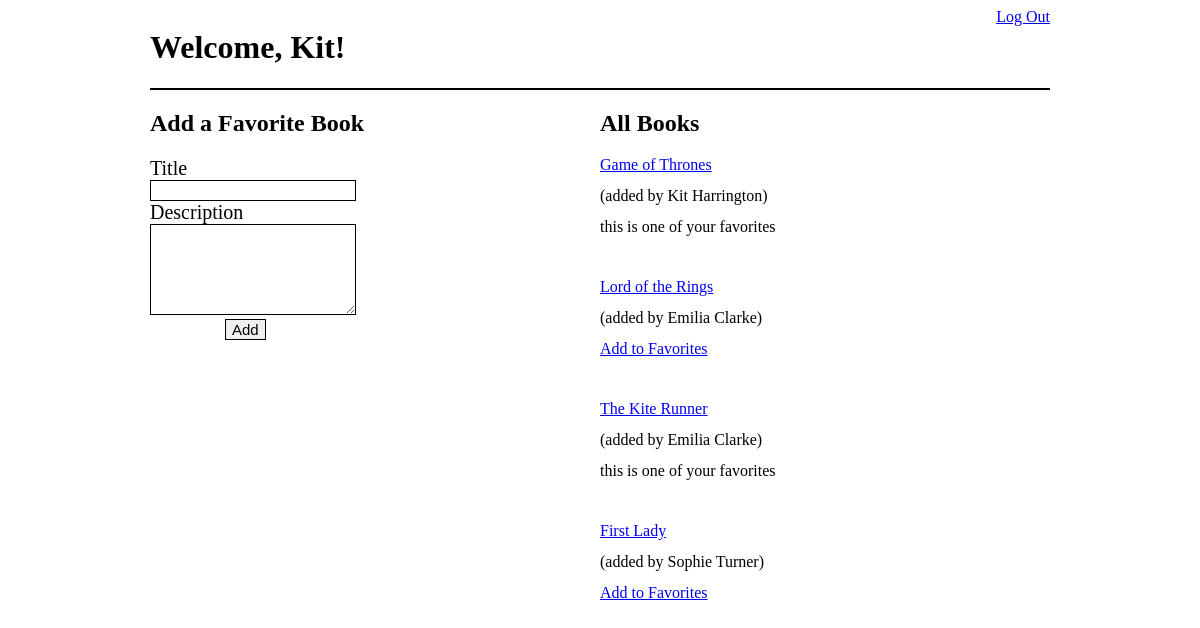
Page /books/ (signed in) on the committed database.
### log_reg_app/models.py (models this page shows)
class User(models.Model):
    first_name = models.CharField(max_length=100)
    last_name = models.CharField(max_length=100)
    email = models.EmailField(max_length=100)
    password = models.CharField(max_length=100)
    created_at = models.DateTimeField(auto_now_add=True)
    updated_at = models.DateTimeField(auto_now=True)
    objects = UserManager()

### fav_books_app/models.py (models this page shows)
class Book(models.Model):
    title = models.CharField(max_length=100)
    description = models.TextField(max_length=450)
    created_at = models.DateTimeField(auto_now_add=True)
    updated_at = models.DateTimeField(auto_now=True)
    uploaded_by = models.ForeignKey(User, related_name="books_uploaded", on_delete=models.CASCADE)
    users_who_like = models.ManyToManyField(User, related_name="liked_books")
    objects=BookManager()

### fav_books_app/views.py (the view)
# urls.py: path('', views.books),
def books(request):
    if not 'user_id' in request.session:
        return redirect('/')
    context = {
        'user': User.objects.get(id=request.session['user_id']),
        'books': Book.objects.all()
    }
    return render(request, 'books.html', context)

### fav_books_app/templates/books.html (shortened to what this page needs)
<!DOCTYPE html>
<html lang="en">
<head>
    {% load static %}
    <link rel="stylesheet" href="{% static 'css/design.css' %}">
</head>
<body>
    <div id="wrapper">
        <header>
            <h1>Welcome, {{ user.first_name }}!</h1>
            <a href="/logout">Log Out</a>
        </header>
        <div id="books">
            <div class="fav_books">
                <h2>Add a Favorite Book</h2>
                <form action="/books/create" method="POST">
                    <label for="title">Title</label></br>
                    <input id ='title' type="text" name="title" id="title"></br>
                    <label for="description">Description</label></br>
                    <textarea name="description" id="description" cols="40" rows="5"></textarea></br>
                    <input id='button' type="submit" value="Add">
                </form>
            </div>
            <div class="fav_books">
                    <h2>All Books</h2>
                    {% for book in books %}
                    <div class="all_books">
                        <a href="/books/{{ book.id }}">{{ book.title }}</a>
                        <p>(added by {{ book.uploaded_by.first_name }} {{ book.uploaded_by.last_name }})</p>
                    {% if user in book.users_who_like.all %}
                    <p>this is one of your favorites</p>
                    {% else %}
                    <a href="/books/favorite/{{ book.id }}">Add to Favorites</a>
                    {% endif %}
                </div>
                    {% endfor %}
            </div>
        </div>
    </div>
</body>
</html>

### fav_books_app/static/css/design.css (style rules this page uses)
#wrapper { width: 900px; margin: 0px auto; }
header { display: flex; justify-content: space-between; border-bottom: 2px solid black; }
.fav_books, .edit { flex-basis: 50%; }
#books, #content { display: flex; flex-direction: row; justify-content: center; }
#title, textarea { width: 200px; border: 1px solid black; font-size: 15px; }
label { font-size: 20px; padding-bottom: 10px; }
#button { border: 1px solid black; font-size: 15px; margin-left: 75px; }
.all_books { line-height: 15px; margin-bottom: 45px; }

### rows in the picture
User: first_name "Kit"
Book: title "Game of Thrones", uploaded_by.first_name "Kit", uploaded_by.last_name "Harrington", shows "this is one of your favorites"
Book: title "Lord of the Rings", uploaded_by.first_name "Emilia", uploaded_by.last_name "Clarke"
Book: title "The Kite Runner", uploaded_by.first_name "Emilia", uploaded_by.last_name "Clarke", shows "this is one of your favorites"
Book: title "First Lady", uploaded_by.first_name "Sophie", uploaded_by.last_name "Turner"
